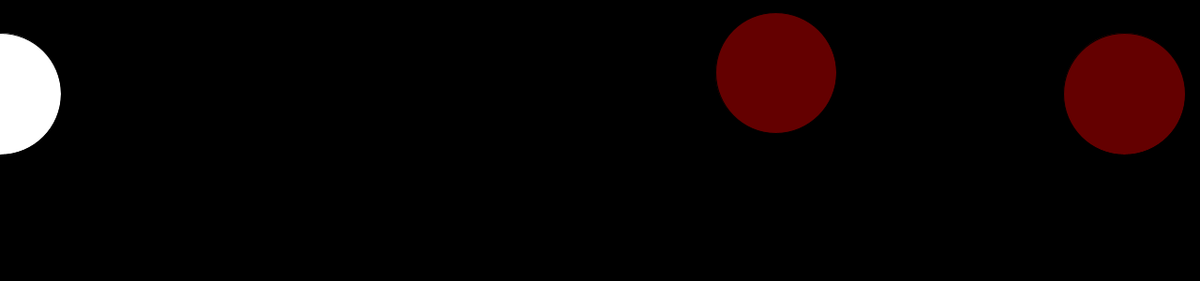
Frame 1 (no input)
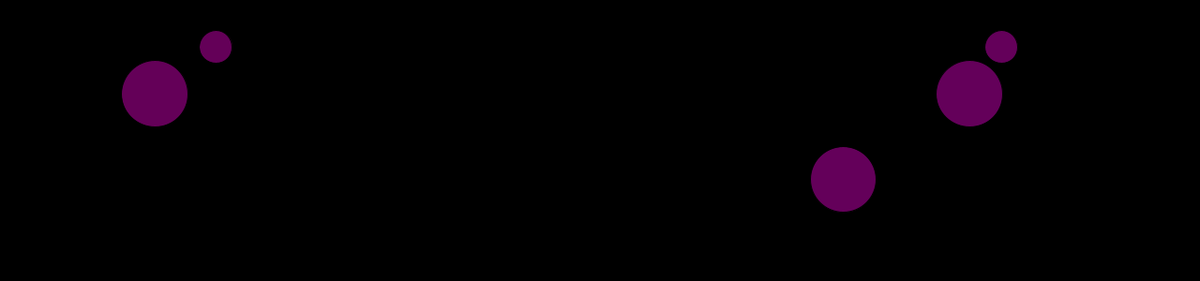
Frame 60 (the mouse pressed at the canvas centre just before this capture)
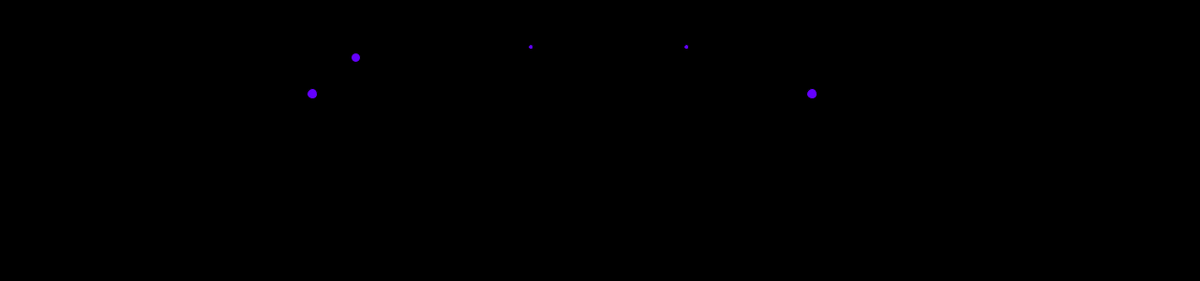
Frame 120 (the mouse held since frame 60 and released just before this capture)

The Processing sketch that drew these frames (run headless with seeded random() and noise(); from frame 60 on, the mouse is pressed at the canvas centre):

// Processing sketch: processing_170183
// ── processing_170183.pde

float circulox;
float circuloy;
int dim;
float velocidad = 0.7;
float r=0;
float g=0;
float b=-75;
void setup (){
size (1280, 300);
background (255);
circulox = 0;
circuloy = 100;
dim = 130;

}

void draw (){
  background (0);
ellipse (circulox, circuloy, dim, dim);
ellipse (circulox*2-100, circuloy*2-150, dim/2, dim/2);
circulox = circulox + velocidad;
//segundas 2 ellipses


fill (r+circuloy,g,b+circulox);
ellipse (-circulox+1200, circuloy, dim, dim);
ellipse (-circulox*2+1400,  circuloy*2-150, dim/2, dim/2);
circulox = circulox + velocidad;
dim = dim-1;
ellipse (random (1280), random (300), dim, dim);
println(circulox);

ellipse (circulox-1000, circuloy, dim, dim);
ellipse (circulox*2-1100, circuloy*2-150, dim/2, dim/2);
circulox = circulox + velocidad;

ellipse (-circulox+2200, circuloy, dim, dim);
ellipse (-circulox*2+2400,  circuloy*2-150, dim/2, dim/2);

ellipse (circulox-2000, circuloy+50, dim/3, dim/3);
ellipse (circulox*2-2100, circuloy*2-50, dim/4, dim/4);
circulox = circulox + velocidad;

ellipse (-circulox+3200, circuloy+50, dim/3, dim/3);
ellipse (-circulox*2+3400,  circuloy*2-150, dim/4, dim/4);
}
